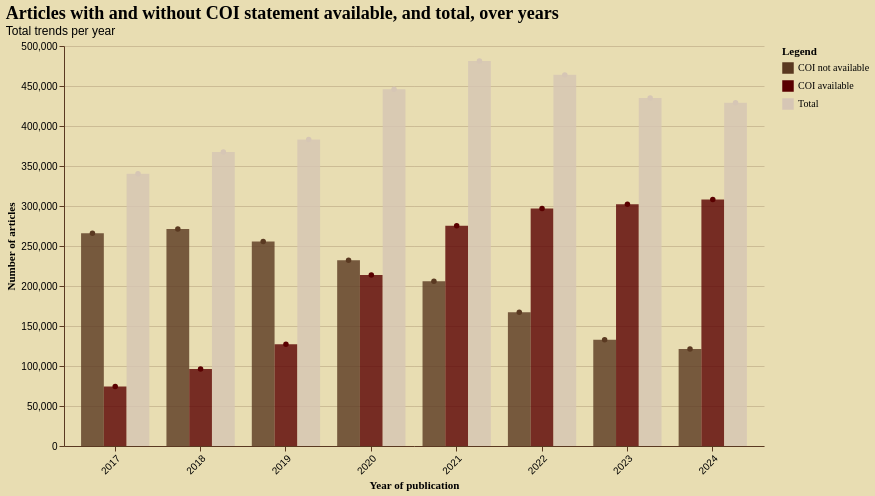

Vega-Lite specification stored for this chart:
### Vega-Lite specification from a JSON file in a GitHub repository (floating-point values rounded to 4 significant figures)
{"config": {"background": "#fbf3d3", "view": {"stroke": "transparent", "width": 350, "height": 250}, "axis": {"domainColor": "#5a3921", "gridColor": "#5a3921", "gridOpacity": 0.2, "tickColor": "#5a3921", "labelColor": "black", "titleColor": "black", "titleFont": "EB Garamond"}, "legend": {"labelColor": "black", "titleColor": "black", "labelFont": "EB Garamond", "titleFont": "EB Garamond"}, "title": {"color": "black", "font": "EB Garamond", "anchor": "start", "fontSize": 18}, "mark": {"color": "#6b4a32", "opacity": 0.8}, "bar": {"color": "#6b4a32", "opacity": 0.8}, "line": {"color": "#6b4a32", "opacity": 0.8}, "area": {"color": "#6b4a32", "opacity": 0.8}, "point": {"color": "#6b4a32", "opacity": 0.8}}, "layer": [{"mark": {"type": "bar"}, "encoding": {"color": {"field": "Tipo", "legend": {"labelExpr": "datum.value=='COI_disponibile' ? 'COI available' : (datum.value=='COI_non_disponibile' ? 'COI not available' : 'Total')", "title": "Legend"}, "scale": {"domain": ["COI_non_disponibile", "COI_disponibile", "Totale"], "range": ["#5a3921", "#5a0000", "#d6c6b5"]}, "type": "nominal"}, "x": {"axis": {"labelAngle": -45, "title": "Year of publication"}, "field": "Anno", "type": "ordinal"}, "xOffset": {"field": "Tipo", "type": "nominal"}, "y": {"axis": {"title": "Number of articles"}, "field": "Articoli", "type": "quantitative"}}, "transform": [{"fold": ["COI_non_disponibile", "COI_disponibile", "Totale"], "as": ["Tipo", "Articoli"]}]}, {"mark": {"type": "line", "point": true}, "encoding": {"color": {"field": "Tipo", "legend": null, "scale": {"domain": ["COI_non_disponibile", "COI_disponibile", "Totale"], "range": ["#5a3921", "#5a0000", "#d6c6b5"]}, "type": "nominal"}, "x": {"field": "Anno", "type": "ordinal"}, "xOffset": {"field": "Tipo", "type": "nominal"}, "y": {"field": "Articoli", "type": "quantitative"}}, "transform": [{"fold": ["COI_non_disponibile", "COI_disponibile", "Totale"], "as": ["Tipo", "Articoli"]}]}], "background": "#e8ddb2", "data": {"name": "data-8fdebcc34ec057f32f07517bf07a50d9"}, "height": 400, "title": {"text": "Articles with and without COI statement available, and total, over years", "subtitle": "Total trends per year"}, "width": 700, "$schema": "https://vega.github.io/schema/vega-lite/v5.20.1.json", "datasets": {"data-8fdebcc34ec057f32f07517bf07a50d9": [{"Unnamed: 0": 0, "Anno": 2017, "COI_disponibile": 74506, "COI_non_disponibile": 265930, "with_COI_%": 21.9, "no_COI_%": 78.1, "Totale": 340436}, {"Unnamed: 0": 1, "Anno": 2018, "COI_disponibile": 96346, "COI_non_disponibile": 271268, "with_COI_%": 26.2, "no_COI_%": 73.8, "Totale": 367614}, {"Unnamed: 0": 2, "Anno": 2019, "COI_disponibile": 127288, "COI_non_disponibile": 255718, "with_COI_%": 33.2, "no_COI_%": 66.8, "Totale": 383006}, {"Unnamed: 0": 3, "Anno": 2020, "COI_disponibile": 213626, "COI_non_disponibile": 232257, "with_COI_%": 47.9, "no_COI_%": 52.1, "Totale": 445883}, {"Unnamed: 0": 4, "Anno": 2021, "COI_disponibile": 275347, "COI_non_disponibile": 205902, "with_COI_%": 57.2, "no_COI_%": 42.8, "Totale": 481249}, {"Unnamed: 0": 5, "Anno": 2022, "COI_disponibile": 296750, "COI_non_disponibile": 167169, "with_COI_%": 64.0, "no_COI_%": 36.0, "Totale": 463919}, {"Unnamed: 0": 6, "Anno": 2023, "COI_disponibile": 302109, "COI_non_disponibile": 132863, "with_COI_%": 69.5, "no_COI_%": 30.5, "Totale": 434972}, {"Unnamed: 0": 7, "Anno": 2024, "COI_disponibile": 308027, "COI_non_disponibile": 121115, "with_COI_%": 71.8, "no_COI_%": 28.2, "Totale": 429142}]}}
